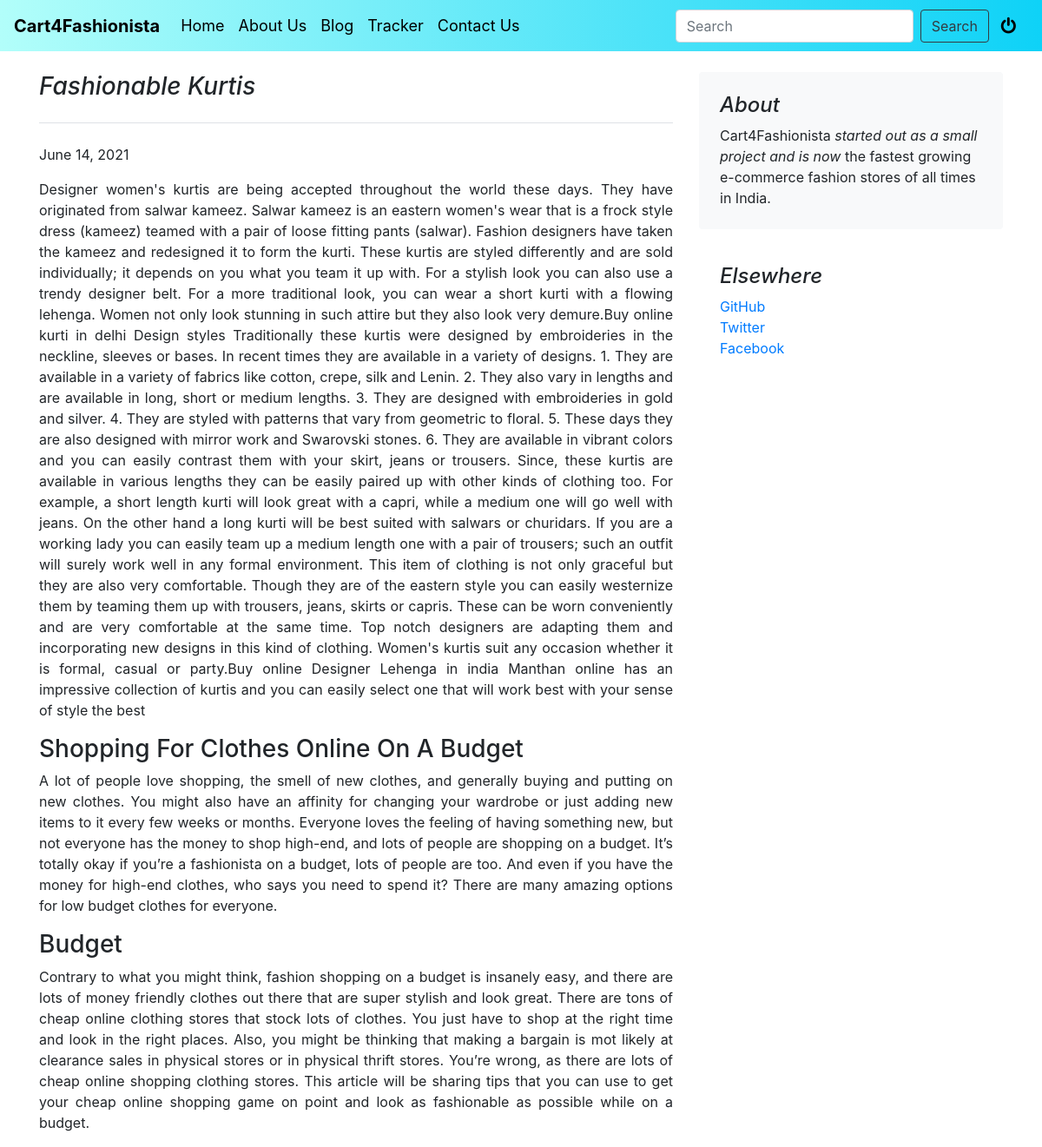
Screenshot of /blog/blogpost/5 with the database file from the repository.
### blog/models.py (models this page shows, shortened)
class Blogpost(models.Model):
    post_id = models.AutoField(primary_key=True)
    title = models.CharField(max_length=50)
    head0 = models.CharField(max_length=500, default="")
    chead0 = models.CharField(max_length=5000, default="")
    head1 = models.CharField(max_length=500, default="")
    chead1 = models.CharField(max_length=5000, default="")
    head2 = models.CharField(max_length=500, default="")
    chead2 = models.CharField(max_length=5000, default="")
    pub_date = models.DateField()
    thumbnail = models.ImageField(upload_to=r'blog\images', default="")

### blog/views.py (the view)
# urls.py: path('blogpost/<int:id>', views.blogpost, name="blogPost"),
def blogpost(request, id):
    post = Blogpost.objects.filter(post_id=id)[0]
    return render(request, 'blog/blogpost.html', {'post': post})

### templates/blog/blogpost.html (shortened to what this page needs)
{% extends 'blog/base.html' %}
{% block body %}
<div class="container">
    <div class="row mt-4">
        <div class="col-md-8 blog-main">
            <h3 class="pb-4 mb-4 font-italic border-bottom">
                {{post.title}}
            </h3>
            <div class="blog-post">
                <p class="blog-post-meta" style="text-align: justify;">{{post.pub_date}} </p>
                <p style="text-align: justify;">{{post.chead0}}</p>
                <h3 style="text-align: justify;">{{post.head1}}</h3>
                <p style="text-align: justify;">{{post.chead1}}</p>
                <h3 style="text-align: justify;">{{post.head2}}</h3>
                <p style="text-align: justify;">{{post.chead2}}</p>
            </div>
        </div>
        <aside class="col-md-4 blog-sidebar">
            <div class="p-4 mb-3 bg-light rounded">
                <h4 class="font-italic">About</h4>
                <p class="mb-0">Cart4Fashionista <em>started out as a small project and is now</em> the fastest growing
                    e-commerce fashion stores of all times in India.</p>
            </div>
            <div class="p-4">
                <h4 class="font-italic">Elsewhere</h4>
                <ol class="list-unstyled">
                    <li><a href="#">GitHub</a></li>
                    <li><a href="#">Twitter</a></li>
                    <li><a href="#">Facebook</a></li>
                </ol>
            </div>
        </aside>
    </div>
</div>
{% endblock %}

### templates/blog/base.html (style rules this page uses)
.bgcolor { background: white; }

### rows the page displays
Blogpost: title "Fashionable Kurtis", pub_date "June 14, 2021", chead0 "Designer women's kurtis are being accepted throughout the world these days. They have originated from salwar kameez. Salwar kameez is an eastern women's wear that is a frock style dress (kameez) teamed with a pair of loose fitting pants (salwar). Fashion designers have taken the kameez and redesigned it to form the kurti. These kurtis are styled differently and are sold individually; it depends on you what you team it up with. For a stylish look you can also use a trendy designer belt. For a more traditional look, you can wear a short kurti with a flowing lehenga. Women not only look stunning in such attire but they also look very demure.Buy online kurti in delhi Design styles Traditionally…", head1 "Shopping For Clothes Online On A Budget", chead1 "A lot of people love shopping, the smell of new clothes, and generally buying and putting on new clothes. You might also have an affinity for changing your wardrobe or just adding new items to it every few weeks or months. Everyone loves the feeling of having something new, but not everyone has the money to shop high-end, and lots of people are shopping on a budget. It’s totally okay if you’re a fashionista on a budget, lots of people are too. And even if you have the money for high-end clothes, who says you need to spend it? There are many amazing options for low budget clothes for everyone.", head2 "Budget", chead2 "Contrary to what you might think, fashion shopping on a budget is insanely easy, and there are lots of money friendly clothes out there that are super stylish and look great. There are tons of cheap online clothing stores that stock lots of clothes. You just have to shop at the right time and look in the right places. Also, you might be thinking that making a bargain is mot likely at clearance sales in physical stores or in physical thrift stores. You’re wrong, as there are lots of cheap online shopping clothing stores. This article will be sharing tips that you can use to get your cheap online shopping game on point and look as fashionable as possible while on a budget."
